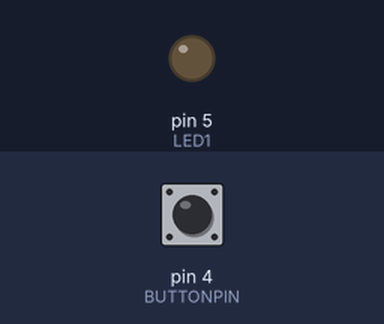
This sketch was run on a simulated Arduino Uno, built with avr-gcc and run on an emulated ATmega328P. On the bench: output pins drawn as LEDs (lit = HIGH). The inputs (shaded band) are chosen by the test bench; at power-on: pin 4 (BUTTONPIN) LOW.

Above: at 1.2 s.
1.3 s: pin 4 (BUTTONPIN) pulled HIGH for 0.15 s
At 1.37 s:
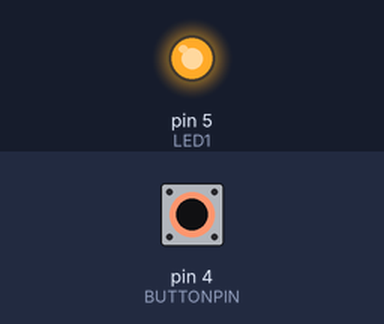
2.9 s: pin 4 (BUTTONPIN) pulled HIGH for 3.2 s
At 7.4 s:
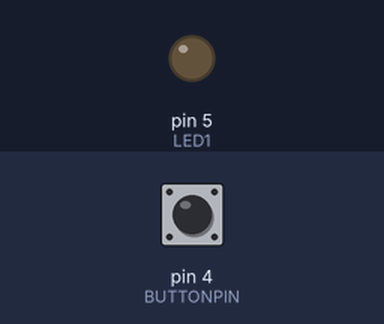
Timing chart, 0 to 8.9 s (numbered marks = the images above; inputs shaded):
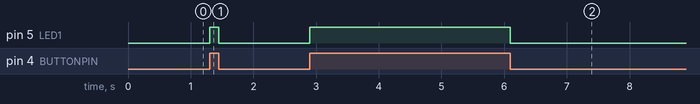

Measured:
- after the input at 1.3 s, pin 5 (LED1): LOW → HIGH at once, → LOW 0.15 s later
- after the input at 2.9 s, pin 5 (LED1): LOW → HIGH at once, → LOW 3.2 s later

The sketch:

sketch_jun24b.ino
```cpp
// C++ code
//
int LED1=5;
  int BUTTONPIN=4;
    int BUTTONSTATE=0;
void setup()
{
  pinMode(LED1, OUTPUT);
  pinMode(BUTTONPIN, INPUT);
}

void loop()
{
  BUTTONSTATE=digitalRead(BUTTONPIN);


  if(BUTTONSTATE==HIGH)

  {
   digitalWrite(LED1, HIGH);
  }
  else
  {

  digitalWrite(LED1, LOW);
  }
}
```
